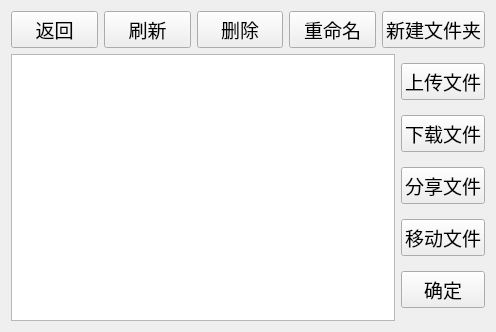
<?xml version="1.0" encoding="UTF-8"?>
<ui version="4.0">
 <class>book</class>
 <widget class="QWidget" name="book">
  <property name="geometry">
   <rect>
    <x>0</x>
    <y>0</y>
    <width>496</width>
    <height>332</height>
   </rect>
  </property>
  <property name="windowTitle">
   <string>Form</string>
  </property>
  <layout class="QGridLayout" name="gridLayout">
   <item row="0" column="0" colspan="2">
    <layout class="QHBoxLayout" name="horizontalLayout">
     <item>
      <widget class="QPushButton" name="ReturnPB">
       <property name="font">
        <font>
         <pointsize>14</pointsize>
        </font>
       </property>
       <property name="text">
        <string>返回</string>
       </property>
      </widget>
     </item>
     <item>
      <widget class="QPushButton" name="FlushFilePB">
       <property name="font">
        <font>
         <pointsize>14</pointsize>
        </font>
       </property>
       <property name="text">
        <string>刷新</string>
       </property>
      </widget>
     </item>
     <item>
      <widget class="QPushButton" name="DelDirPB">
       <property name="font">
        <font>
         <pointsize>14</pointsize>
        </font>
       </property>
       <property name="text">
        <string>删除</string>
       </property>
      </widget>
     </item>
     <item>
      <widget class="QPushButton" name="RenamePB">
       <property name="font">
        <font>
         <pointsize>14</pointsize>
        </font>
       </property>
       <property name="text">
        <string>重命名</string>
       </property>
      </widget>
     </item>
     <item>
      <widget class="QPushButton" name="CreateDirPB">
       <property name="font">
        <font>
         <pointsize>14</pointsize>
        </font>
       </property>
       <property name="text">
        <string>新建文件夹</string>
       </property>
      </widget>
     </item>
    </layout>
   </item>
   <item row="1" column="0">
    <widget class="QListWidget" name="BookListW">
     <property name="font">
      <font>
       <pointsize>12</pointsize>
      </font>
     </property>
    </widget>
   </item>
   <item row="1" column="1">
    <layout class="QVBoxLayout" name="verticalLayout">
     <item>
      <widget class="QPushButton" name="UploadPB">
       <property name="font">
        <font>
         <pointsize>14</pointsize>
        </font>
       </property>
       <property name="text">
        <string>上传文件</string>
       </property>
      </widget>
     </item>
     <item>
      <widget class="QPushButton" name="DownLoadPB">
       <property name="font">
        <font>
         <pointsize>14</pointsize>
        </font>
       </property>
       <property name="text">
        <string>下载文件</string>
       </property>
      </widget>
     </item>
     <item>
      <widget class="QPushButton" name="ShareFilePB">
       <property name="font">
        <font>
         <pointsize>14</pointsize>
        </font>
       </property>
       <property name="text">
        <string>分享文件</string>
       </property>
      </widget>
     </item>
     <item>
      <widget class="QPushButton" name="moveFile_pb">
       <property name="font">
        <font>
         <pointsize>14</pointsize>
        </font>
       </property>
       <property name="text">
        <string>移动文件</string>
       </property>
      </widget>
     </item>
     <item>
      <widget class="QPushButton" name="moveFilePath_pb">
       <property name="font">
        <font>
         <pointsize>14</pointsize>
        </font>
       </property>
       <property name="text">
        <string>确定</string>
       </property>
      </widget>
     </item>
    </layout>
   </item>
  </layout>
 </widget>
 <resources/>
 <connections/>
</ui>
